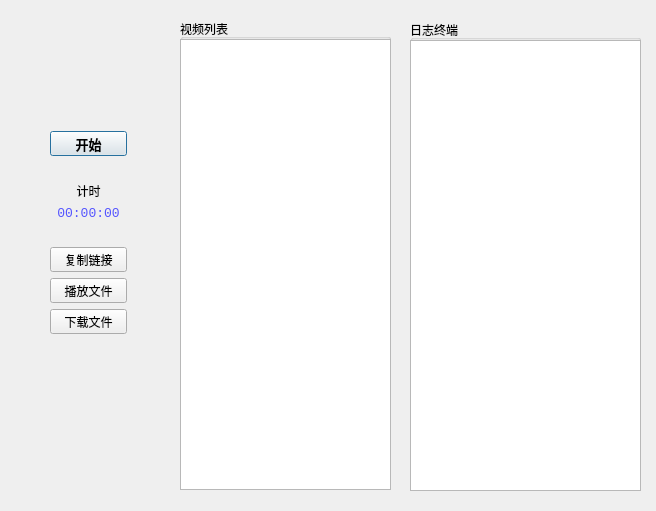
<?xml version="1.0" encoding="UTF-8"?>
<ui version="4.0">
 <class>RecordDialog</class>
 <widget class="QDialog" name="RecordDialog">
  <property name="geometry">
   <rect>
    <x>0</x>
    <y>0</y>
    <width>656</width>
    <height>511</height>
   </rect>
  </property>
  <property name="windowTitle">
   <string>服务器录制</string>
  </property>
  <property name="toolTip">
   <string>&lt;html&gt;&lt;head/&gt;&lt;body&gt;&lt;p&gt;复制已录制文件URL&lt;/p&gt;&lt;/body&gt;&lt;/html&gt;</string>
  </property>
  <property name="toolTipDuration">
   <number>10</number>
  </property>
  <widget class="QGroupBox" name="videoGroupBox">
   <property name="geometry">
    <rect>
     <x>180</x>
     <y>19</y>
     <width>211</width>
     <height>471</height>
    </rect>
   </property>
   <property name="title">
    <string>视频列表</string>
   </property>
   <widget class="QListWidget" name="videoList">
    <property name="geometry">
     <rect>
      <x>0</x>
      <y>20</y>
      <width>211</width>
      <height>451</height>
     </rect>
    </property>
    <property name="toolTip">
     <string>&lt;html&gt;&lt;head/&gt;&lt;body&gt;&lt;p&gt;复制已录制文件的URL&lt;/p&gt;&lt;/body&gt;&lt;/html&gt;</string>
    </property>
   </widget>
  </widget>
  <widget class="QGroupBox" name="groupBox">
   <property name="geometry">
    <rect>
     <x>410</x>
     <y>20</y>
     <width>231</width>
     <height>471</height>
    </rect>
   </property>
   <property name="title">
    <string>日志终端</string>
   </property>
   <widget class="QPlainTextEdit" name="consoleTextEdit">
    <property name="geometry">
     <rect>
      <x>0</x>
      <y>20</y>
      <width>231</width>
      <height>451</height>
     </rect>
    </property>
   </widget>
  </widget>
  <widget class="QWidget" name="layoutWidget">
   <property name="geometry">
    <rect>
     <x>50</x>
     <y>131</y>
     <width>77</width>
     <height>203</height>
    </rect>
   </property>
   <layout class="QVBoxLayout" name="verticalLayout">
    <item>
     <widget class="QPushButton" name="startButton">
      <property name="sizePolicy">
       <sizepolicy hsizetype="Minimum" vsizetype="MinimumExpanding">
        <horstretch>0</horstretch>
        <verstretch>10</verstretch>
       </sizepolicy>
      </property>
      <property name="font">
       <font>
        <family>Consolas</family>
        <pointsize>10</pointsize>
        <weight>75</weight>
        <bold>true</bold>
       </font>
      </property>
      <property name="text">
       <string>开始</string>
      </property>
      <property name="checkable">
       <bool>true</bool>
      </property>
     </widget>
    </item>
    <item>
     <spacer name="horizontalSpacer">
      <property name="orientation">
       <enum>Qt::Horizontal</enum>
      </property>
      <property name="sizeHint" stdset="0">
       <size>
        <width>40</width>
        <height>20</height>
       </size>
      </property>
     </spacer>
    </item>
    <item>
     <widget class="QLabel" name="label">
      <property name="text">
       <string>计时</string>
      </property>
      <property name="alignment">
       <set>Qt::AlignCenter</set>
      </property>
     </widget>
    </item>
    <item>
     <widget class="QLabel" name="timeLabel">
      <property name="font">
       <font>
        <family>Consolas</family>
        <pointsize>10</pointsize>
       </font>
      </property>
      <property name="styleSheet">
       <string notr="true">color: rgb(85, 85, 255);</string>
      </property>
      <property name="text">
       <string>00:00:00</string>
      </property>
      <property name="alignment">
       <set>Qt::AlignCenter</set>
      </property>
     </widget>
    </item>
    <item>
     <spacer name="horizontalSpacer_2">
      <property name="orientation">
       <enum>Qt::Horizontal</enum>
      </property>
      <property name="sizeHint" stdset="0">
       <size>
        <width>40</width>
        <height>20</height>
       </size>
      </property>
     </spacer>
    </item>
    <item>
     <widget class="QPushButton" name="copyLinkButton">
      <property name="toolTip">
       <string>&lt;html&gt;&lt;head/&gt;&lt;body&gt;&lt;p&gt;复制已录制文件的URL&lt;/p&gt;&lt;/body&gt;&lt;/html&gt;</string>
      </property>
      <property name="toolTipDuration">
       <number>-1</number>
      </property>
      <property name="text">
       <string>复制链接</string>
      </property>
     </widget>
    </item>
    <item>
     <widget class="QPushButton" name="playFileButton">
      <property name="toolTip">
       <string>&lt;html&gt;&lt;head/&gt;&lt;body&gt;&lt;p&gt;用浏览器播放已录制文件&lt;/p&gt;&lt;/body&gt;&lt;/html&gt;</string>
      </property>
      <property name="text">
       <string>播放文件</string>
      </property>
     </widget>
    </item>
    <item>
     <widget class="QPushButton" name="downloadFileButton">
      <property name="toolTip">
       <string>&lt;html&gt;&lt;head/&gt;&lt;body&gt;&lt;p&gt;下载已录制文件&lt;/p&gt;&lt;/body&gt;&lt;/html&gt;</string>
      </property>
      <property name="text">
       <string>下载文件</string>
      </property>
     </widget>
    </item>
   </layout>
  </widget>
 </widget>
 <resources/>
 <connections/>
</ui>
